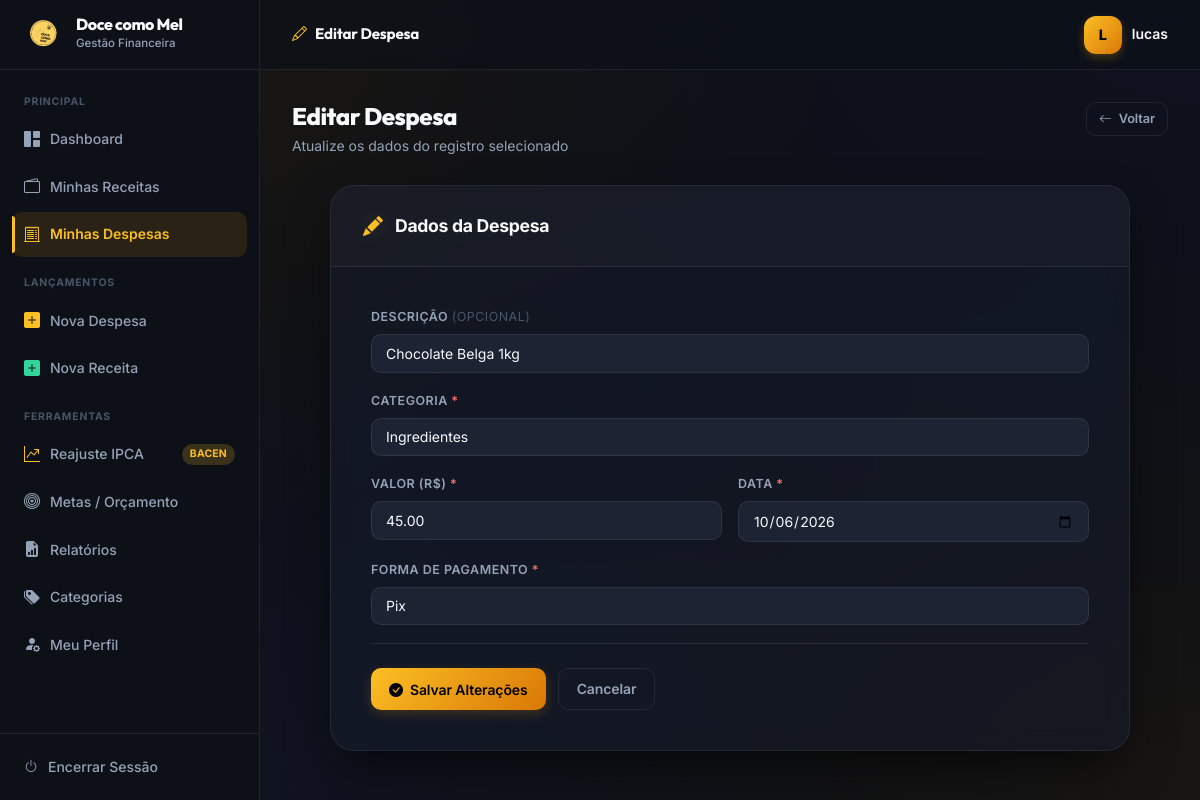
The page /gastos/editar/8 (signed in) on the database its author committed.
### app/models/gasto.py (models this page shows, shortened)
class Gasto(db.Model):
    __tablename__ = 'gasto'
    id_gasto = db.Column(db.Integer, primary_key=True)
    valor = db.Column(db.Numeric(10, 2), nullable=False)
    data_gasto = db.Column(db.Date, nullable=False, default=date.today, index=True)
    forma_pagamento = db.Column(db.String(50), nullable=False)
    descricao = db.Column(db.String(255), nullable=True)
    id_usuario = db.Column(db.Integer, db.ForeignKey('usuario.id_usuario'), nullable=False, index=True)
    id_categoria = db.Column(db.Integer, db.ForeignKey('categoria.id_categoria'), nullable=False)
    parcela_atual = db.Column(db.Integer, nullable=True, default=1)
    total_parcelas = db.Column(db.Integer, nullable=True, default=1)
    id_parcelamento = db.Column(db.String(36), nullable=True, index=True)
    comprovante = db.Column(db.String(255), nullable=True)
    is_recorrente = db.Column(db.Boolean, nullable=False, default=False)
    dia_recorrencia = db.Column(db.Integer, nullable=True)
    is_pago = db.Column(db.Boolean, nullable=False, default=True)

### app/models/categoria.py (models this page shows, shortened)
class Categoria(db.Model):
    __tablename__ = 'categoria'
    id_categoria = db.Column(db.Integer, primary_key=True)
    nome_categoria = db.Column(db.String(100), nullable=False, unique=True)
    id_categoria_pai = db.Column(db.Integer, db.ForeignKey('categoria.id_categoria'), nullable=True)
    subcategorias = db.relationship('Categoria', backref=db.backref('pai', remote_side=[id_categoria]), lazy='dynamic')
    gastos = db.relationship('Gasto', backref='categoria', lazy=True)

### app/routes/gastos.py (the view, shortened to what this page needs)
@gastos_bp.route('/editar/<int:id>', methods=['GET', 'POST'])
@login_required
def editar(id):
    gasto = GastoService.buscar_por_id(id)
    if not gasto or gasto.id_usuario != session['id_usuario']:
        flash('Despesa não encontrada.', 'danger')
        return redirect(url_for('gastos.listar'))
    categorias = CategoriaService.listar_todas()
    return render_template('gastos/editar.html', gasto=gasto, categorias=categorias,
                           formas=FORMAS_PAGAMENTO)

### app/services/categoria_service.py (called while the page is built)
    @staticmethod
    def listar_todas() -> list[Categoria]:
        return Categoria.query.order_by(Categoria.nome_categoria).all()

### app/services/gasto_service.py (called while the page is built)
    @staticmethod
    def buscar_por_id(id_gasto: int) -> Gasto | None:
        return db.session.get(Gasto, id_gasto)

### app/utils.py (called while the page is built)
def login_required(f):
    @wraps(f)
    def decorated(*args, **kwargs):
        if 'id_usuario' not in session:
            return redirect(url_for('auth.login', next=request.path))
        return f(*args, **kwargs)
    return decorated

### app/templates/gastos/editar.html (shortened to what this page needs)
{% extends 'base.html' %}
{% block topbar_title %}<i class="bi bi-pencil" style="color:var(--amber);margin-right:8px;"></i>Editar Despesa{% endblock %}
{% block content %}
<div class="page-header">
    <div>
        <h1 class="page-title">Editar Despesa</h1>
        <p class="page-subtitle">Atualize os dados do registro selecionado</p>
    </div>
    <a href="{{ url_for('gastos.listar') }}" class="btn btn-outline btn-sm">
        <i class="bi bi-arrow-left"></i> Voltar
    </a>
</div>
<div class="form-card">
    <div class="form-card-header">
        <i class="bi bi-pencil-fill"></i>
        <span class="form-card-title">Dados da Despesa</span>
    </div>
    <div class="form-card-body">
        <form method="POST" data-loading>
            <div class="form-group">
                <label class="form-label">Descrição <span style="color:var(--text-subtle);font-weight:400;">(opcional)</span></label>
                <input type="text" name="descricao" class="form-control"
                       value="{{ gasto.descricao or '' }}"
                       placeholder="Ex: Farinha, embalagens, taxa de entrega...">
            </div>
            <div class="form-group">
                <label class="form-label">Categoria <span style="color:var(--red);">*</span></label>
                <select name="id_categoria" class="form-select" required>
                    {% for cat in categorias %}
                    <option value="{{ cat.id_categoria }}"
                        {% if cat.id_categoria == gasto.id_categoria %}selected{% endif %}>
                        {{ cat.nome_categoria }}
                    </option>
                    {% endfor %}
                </select>
            </div>
            <div class="form-grid-2">
                <div class="form-group">
                    <label class="form-label">Valor (R$) <span style="color:var(--red);">*</span></label>
                    <input type="number" step="0.01" min="0.01" name="valor"
                           class="form-control" value="{{ gasto.valor }}" required>
                </div>
                <div class="form-group">
                    <label class="form-label">Data <span style="color:var(--red);">*</span></label>
                    <input type="date" name="data_gasto" class="form-control"
                           value="{{ gasto.data_gasto }}" required>
                </div>
            </div>
            <div class="form-group">
                <label class="form-label">Forma de Pagamento <span style="color:var(--red);">*</span></label>
                <select name="forma_pagamento" class="form-select" required>
                    {% for fp in formas %}
                    <option value="{{ fp }}" {% if gasto.forma_pagamento == fp %}selected{% endif %}>
                        {{ fp }}
                    </option>
                    {% endfor %}
                </select>
            </div>
            <div class="form-actions">
                <button type="submit" class="btn btn-primary">
                    <i class="bi bi-check-circle-fill"></i> Salvar Alterações
                </button>
                <a href="{{ url_for('gastos.listar') }}" class="btn btn-outline">Cancelar</a>
            </div>
        </form>
    </div>
</div>
{% endblock %}

### app/static/css/style.css (style rules this page uses)
:root { --sidebar-bg: #0d1117; --sidebar-hover: #1c2333; --sidebar-active-bg: rgba(245,158,11,0.12); --sidebar-active-text: #fbbf24; --sidebar-width: 260px; --topbar-height: 70px; --bg: #0b0e14; --surface: rgba(22, 27, 39, 0.7); --surface-solid: #161b27; --surface-2: #1c2333; --border: rgba(255, 255, 255, 0.08); --text: #f8fafc; --text-muted: #94a3b8; --text-subtle: #475569; --amber: #fbbf24; --amber-dark: #d97706; --amber-glow: rgba(251, 191, 36, 0.15); --indigo: #818cf8; --green: #34d399; --red: #f87171; --shadow-sm: 0 1px 2px rgba(0,0,0,0.5); --shadow: 0 10px 30px -10px rgba(0,0,0,0.6); --shadow-lg: 0 20px 50px -12px rgba(0,0,0,0.7); --radius: 16px; --radius-sm: 10px; --transition: cubic-bezier(0.4, 0, 0.2, 1) 0.3s; --glass: blur(12px) saturate(180%); }
*, *::before, *::after { box-sizing: border-box; margin: 0; padding: 0; }
body { font-family: 'Inter', system-ui, -apple-system, sans-serif; background: var(--bg); background-image: radial-gradient(at 0% 0%, rgba(245, 158, 11, 0.08) 0px, transparent 50%), radial-gradient(at 100% 0%, rgba(99, 102, 241, 0.05) 0px, transparent 50%), radial-gradient(at 100% 100%, rgba(245, 158, 11, 0.05) 0px, transparent 50%), radial-gradient(at 0% 100%, rgba(99, 102, 241, 0.08) 0px, transparent 50%); background-attachment: fixed; color: var(--text); display: flex; flex-direction: column; min-height: 100vh; font-size: 14px; line-height: 1.6; -webkit-font-smoothing: antialiased; }
.page-header { display: flex; align-items: flex-start; justify-content: space-between; margin-bottom: 28px; gap: 16px; flex-wrap: wrap; }
.page-title { font-size: 1.5rem; font-weight: 800; color: var(--text); letter-spacing: -0.5px; line-height: 1.2; }
.page-subtitle { font-size: 0.875rem; color: var(--text-muted); margin-top: 4px; }
.btn { display: inline-flex; align-items: center; gap: 7px; padding: 9px 18px; border-radius: var(--radius-sm); font-size: 0.875rem; font-weight: 600; cursor: pointer; border: none; text-decoration: none; transition: all var(--transition); white-space: nowrap; font-family: 'Inter', sans-serif; letter-spacing: -0.1px; }
.btn-primary { background: linear-gradient(135deg, var(--amber), var(--amber-dark)); color: #000; box-shadow: 0 4px 12px rgba(245,158,11,0.2); }
.btn-outline { background: transparent; border: 1px solid var(--border); color: var(--text-muted); }
.btn-sm { padding: 6px 12px; font-size: 0.8rem; }
.form-group { margin-bottom: 18px; }
.form-label { display: block; font-size: 0.78rem; font-weight: 600; color: var(--text-muted); text-transform: uppercase; letter-spacing: 0.5px; margin-bottom: 7px; }
.form-control, .form-select { width: 100%; padding: 10px 14px; border: 1.5px solid var(--border); border-radius: var(--radius-sm); font-size: 0.875rem; font-family: 'Inter', sans-serif; color: var(--text); background: var(--surface-2); transition: border-color var(--transition), box-shadow var(--transition); outline: none; -webkit-appearance: none; }
.form-control::placeholder { color: var(--text-subtle); }
.form-select option { background: var(--surface-2); }
.form-grid-2 { display: grid; grid-template-columns: 1fr 1fr; gap: 16px; }
.form-card { background: var(--surface); backdrop-filter: var(--glass); border: 1px solid var(--border); border-radius: 24px; max-width: 800px; margin: 20px auto; overflow: hidden; box-shadow: var(--shadow-lg); }
.form-card-header { padding: 24px 32px; border-bottom: 1px solid var(--border); display: flex; align-items: center; gap: 12px; background: rgba(255,255,255,0.02); }
.form-card-header i { color: var(--amber); font-size: 1.25rem; filter: drop-shadow(0 0 8px var(--amber-glow)); }
.form-card-title { font-size: 1.1rem; font-weight: 700; color: var(--text); letter-spacing: -0.3px; }
.form-card-body { padding: 40px; }
.form-actions { display: flex; gap: 12px; margin-top: 12px; padding-top: 24px; border-top: 1px solid var(--border); }

### app/templates/base.html (style rules this page uses)
h1, h2, h3, .sidebar-logo-name, .topbar-title { font-family: 'Outfit', sans-serif; }

### rows shown on the page
Gasto: descricao "Chocolate Belga 1kg", id_categoria "Ingredientes", valor "45.00", data_gasto "10/06/2026", forma_pagamento "Pix"

### other values the page prints
{{ session.get('nome_usuario', 'U')[0].upper() }} "L"
{{ session.get('nome_usuario') }} "lucas"
